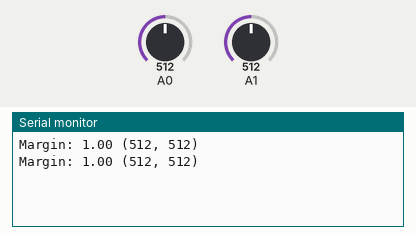
Simulated run of this sketch. Board: Arduino Uno, built with avr-gcc and run on an emulated ATmega328P. Parts: the last lines printed to the serial monitor. The test bench sets the inputs (shaded band); at power-on: A0 = 512, A1 = 512.

Above: at 5.8 s.
5.9 s: A0 set to 716
At 11.2 s:
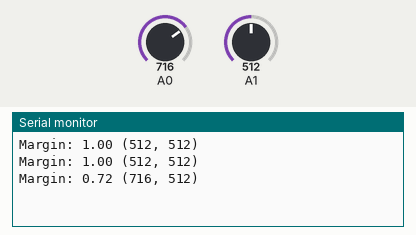
11.9 s: A1 set to 716
At 16.2 s:
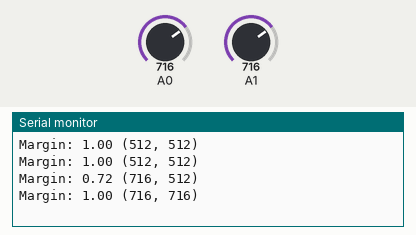
17.9 s: A0 set to 900
At 21.2 s:
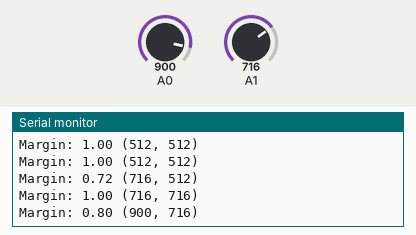
23.9 s: A1 set to 900
At 26.3 s:
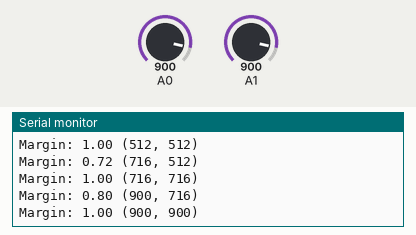
Timing chart, 0 to 27.8 s (numbered marks = the images above; inputs shaded):
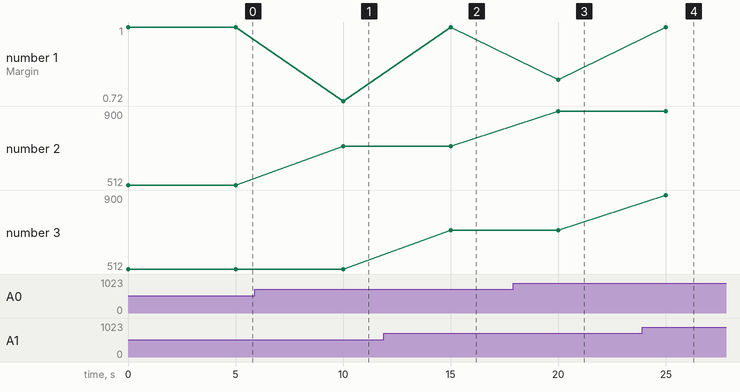

Measured:
- after the input at 5.9 s, the serial monitor: prints a new line after 4.1 s (image 1)
- after the input at 11.9 s, the serial monitor: prints a new line after 3.1 s (image 2)
- after the input at 17.9 s, the serial monitor: prints a new line after 2.1 s (image 3)
- after the input at 23.9 s, the serial monitor: prints a new line after 1.1 s (image 4)
- plotted number 1: 1 → 0.72 after the input at 5.9 s, 0.72 → 1 after the input at 11.9 s, 1 → 0.8 after the input at 17.9 s, 0.8 → 1 after the input at 23.9 s
- plotted number 2: 512 → 716 after the input at 5.9 s, 716 → 900 after the input at 17.9 s

The sketch:

Dual_Sensor_Script_Python_Output_Version_.ino
```cpp
/*
  Dual Sensor Direct Serial Output

  Reads analog inputs on pin 0 and 1, prints the results to the Serial Monitor.

*/

// the setup routine runs once when you press reset:
void setup() {
  // initialize serial communication at 9600 bits per second:
  Serial.begin(9600);

}

// the loop routine runs over and over again forever:
void loop() {
  // read the input on analog pin 0 and 1:
  int sensorValue1 = analogRead(A0);
  int sensorValue2 = analogRead(A1);

// print the rounded margin of error between sensors
   if(float(sensorValue1) <= float(sensorValue2)){
    float x = static_cast<float>(sensorValue1) / static_cast<float>(sensorValue2);
    Serial.print("Margin: ");
    Serial.print(x);
  } else if(float(sensorValue2) < float(sensorValue1)){
    float x = static_cast<float>(sensorValue2) / static_cast<float>(sensorValue1);
    Serial.print("Margin: ");
    Serial.print(x);
  }

 // print the actual values
  Serial.print(" (");
  Serial.print(sensorValue1);
  Serial.print(", ");
  Serial.print(sensorValue2);
  Serial.println(")");

  delay(5000);
}
```
